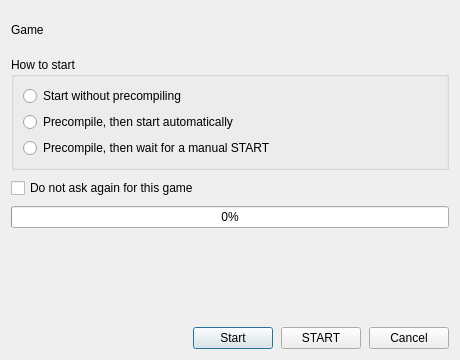
<?xml version="1.0" encoding="UTF-8"?>
<ui version="4.0">
 <class>PrecompileDialog</class>
 <widget class="QDialog" name="PrecompileDialog">
  <property name="geometry">
   <rect>
    <x>0</x>
    <y>0</y>
    <width>460</width>
    <height>360</height>
   </rect>
  </property>
  <property name="windowTitle">
   <string>Launch</string>
  </property>
  <layout class="QVBoxLayout" name="mainLayout">
   <property name="spacing">
    <number>8</number>
   </property>
   <item>
    <widget class="QLabel" name="label_game">
     <property name="text">
      <string>Game</string>
     </property>
     <property name="wordWrap">
      <bool>true</bool>
     </property>
    </widget>
   </item>
   <item>
    <widget class="QGroupBox" name="group_mode">
     <property name="title">
      <string>How to start</string>
     </property>
     <layout class="QVBoxLayout" name="modeLayout">
      <item>
       <widget class="QRadioButton" name="radio_direct">
        <property name="text">
         <string>Start without precompiling</string>
        </property>
       </widget>
      </item>
      <item>
       <widget class="QRadioButton" name="radio_auto">
        <property name="text">
         <string>Precompile, then start automatically</string>
        </property>
       </widget>
      </item>
      <item>
       <widget class="QRadioButton" name="radio_manual">
        <property name="text">
         <string>Precompile, then wait for a manual START</string>
        </property>
       </widget>
      </item>
     </layout>
    </widget>
   </item>
   <item>
    <widget class="QCheckBox" name="check_dont_ask">
     <property name="text">
      <string>Do not ask again for this game</string>
     </property>
    </widget>
   </item>
   <item>
    <widget class="QProgressBar" name="bar">
     <property name="value">
      <number>0</number>
     </property>
    </widget>
   </item>
   <item>
    <widget class="QLabel" name="label_progress">
     <property name="text">
      <string/>
     </property>
    </widget>
   </item>
   <item>
    <widget class="QLabel" name="label_rate">
     <property name="text">
      <string/>
     </property>
    </widget>
   </item>
   <item>
    <layout class="QHBoxLayout" name="buttonLayout">
     <item>
      <spacer name="buttonSpacer">
       <property name="orientation">
        <enum>Qt::Horizontal</enum>
       </property>
       <property name="sizeHint" stdset="0">
        <size>
         <width>40</width>
         <height>20</height>
        </size>
       </property>
      </spacer>
     </item>
     <item>
      <widget class="QPushButton" name="button_start">
       <property name="text">
        <string>Start</string>
       </property>
       <property name="default">
        <bool>true</bool>
       </property>
      </widget>
     </item>
     <item>
      <widget class="QPushButton" name="button_launch">
       <property name="text">
        <string>START</string>
       </property>
      </widget>
     </item>
     <item>
      <widget class="QPushButton" name="button_cancel">
       <property name="text">
        <string>Cancel</string>
       </property>
      </widget>
     </item>
    </layout>
   </item>
  </layout>
 </widget>
 <resources/>
 <connections/>
</ui>
